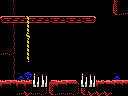

The image is a tile-based game level rendered from a .tmx file. Its description and complete source (layers, tilesets, objects, tile grids) follow:
An orthogonal 16x12 tile map with 8x8 px tiles, 1 tile layer (Tile Layer 1) and 7 objects (item, big-item, breakable-left, breakable-down, door-left, ...).

<map version="1.0" orientation="orthogonal" renderorder="right-down" width="16" height="12" tilewidth="8" tileheight="8" nextobjectid="9">
 <properties>
  <property name="right" value="hole" />
  <property name="up" value="hole" />
 </properties>
 <tileset firstgid="1" name="tiles" tilewidth="8" tileheight="8" tilecount="256" columns="16">
  <image source="tiles.png" width="128" height="128" />
 </tileset>
 <layer name="Tile Layer 1" width="16" height="12">
  <data encoding="csv">
118,126,1,1,1,1,1,1,1,1,1,1,1,1,123,118,
118,126,1,1,1,1,1,1,1,1,1,1,1,1,145,254,
140,138,138,136,138,138,255,138,255,138,255,139,1,1,1,1,
118,126,1,135,1,1,1,1,1,1,1,1,1,1,1,1,
118,127,1,132,1,1,1,1,1,1,1,1,1,1,1,1,
118,252,1,135,1,1,1,1,1,1,1,1,1,1,1,1,
254,144,1,135,1,1,1,1,1,1,1,1,1,1,1,1,
118,252,1,256,1,1,1,1,1,1,1,1,1,1,1,1,
118,127,1,1,1,1,1,1,1,1,1,1,1,1,1,1,
118,127,104,105,142,253,1,1,1,1,142,253,1,1,104,1,
247,119,247,247,133,134,117,247,119,121,133,134,247,120,119,119,
118,118,254,147,254,144,145,254,254,144,145,147,147,147,118,118
</data>
 </layer>
 <objectgroup name="objects">
  <object id="1" type="item" x="16" y="64" width="16" height="16" />
  <object id="2" type="big-item" x="96" y="56" width="32" height="24" />
  <object id="4" type="breakable-left" x="0" y="56" width="16" height="24" />
  <object id="5" type="breakable-down" x="48" y="80" width="32" height="16" />
  <object id="6" type="door-left" x="0" y="56" width="16" height="24" />
  <object id="7" type="door-down" x="48" y="80" width="32" height="16" />
  <object id="8" type="4x4-item" x="96" y="48" width="32" height="32" />
 </objectgroup>
</map>
